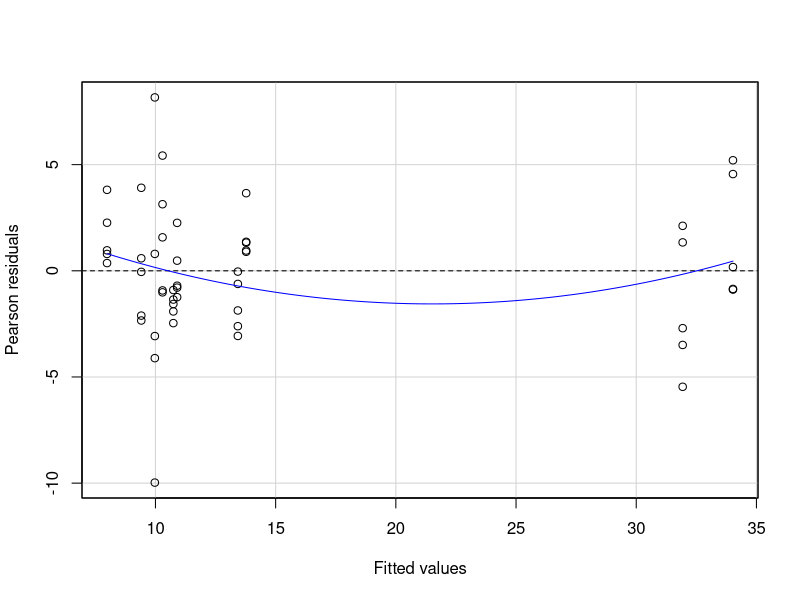

The R script that drew this image: (Note: this script raises an error after producing the figure.)
# Load necessary libraries
library(ggplot2)
library(dplyr)
library(car)
library(emmeans)
library(multcomp)

# Load the dataset
Plant_traits <- read.csv("Biomass_height_stem_data_exp1.csv")
colnames(Plant_traits)


# Ensure necessary columns are treated as factors
Plant_traits <- Plant_traits %>%
  mutate(
    Dose = factor(Dose..N.kg.ha., levels = c("0", "100", "200")),  # Convert Dose column to factor
    Fertilizer_Type = factor(Fertilizer.type, levels = c('None', 'MF', 'UF')),                     # Convert Fertilizer.type to Fertilizer_Type
    Plant.type = factor(Plant.type)                                # Ensure Plant.type is a factor
  )
Plant_traits %>% 
  group_by(Plant.type, Fertilizer_Type, Dose) %>% 
  summarise(n())

# Calculate mean and standard errors for shoot and root biomass
biomass_summary <- Plant_traits %>%
  group_by(Dose, Plant.type, Fertilizer_Type) %>%
  summarise(
    Mean_Shoot = mean(Fresh_biomass_AF_30days.gm., na.rm = TRUE),
    SE_Shoot = sd(Fresh_biomass_AF_30days.gm., na.rm = TRUE) / sqrt(n()),
     ) %>% ungroup()

### SHOOT BIOMASS ANALYSIS ###
# Model for shoot biomass
m1_shoot <- lm(Fresh_biomass_AF_30days.gm. ~ Dose * Fertilizer_Type * Plant.type 
               - Dose:Fertilizer_Type:Plant.type, data = Plant_traits)
summary(m1_shoot)

# Check residuals for shoot biomass
residualPlot(m1_shoot)
qqPlot(m1_shoot)

# Test significance of the model effects for shoot biomass
Anova(m1_shoot, type = "II")

# Perform multiple comparison test (Tukey HSD) for shoot biomass
pairwise_comparisons_shoot <- emmeans(m1_shoot, ~ Dose + Fertilizer_Type | Plant.type)
letters_shoot <- cld(pairwise_comparisons_shoot, Letters=letters) %>%
  mutate(.group = stringr::str_trim(.group)) %>% 
  as.data.frame()

# Merge the letters for shoot biomass with biomass_summary using Dose and Plant.type
biomass_summary_shoot <- biomass_summary %>%
  left_join(letters_shoot, by = c("Dose", "Fertilizer_Type", "Plant.type"))






# SHOOT BIOMASS PLOT
ggplot(biomass_summary_shoot, aes(x = Dose, y = Mean_Shoot, fill = Fertilizer_Type)) +
  geom_bar(stat = "identity", position = position_dodge2(width = 0.9, preserve='single'), 
           colour = "black") +
  geom_errorbar(aes(ymin = Mean_Shoot - SE_Shoot, ymax = Mean_Shoot + SE_Shoot), 
                width=0.2, position = position_dodge(width=0.9)) +
  labs(title = "Shoot Biomass 30 days after fertilization", x = "Dose (N kg/ha)", 
       y = "Shoot Biomass (g, +/- SE)", fill = 'Fertilizer') +
  facet_wrap(~ Plant.type) +
  scale_fill_manual(values = c("UF" = "black", "MF" = "white", "None" = "grey")) +
  theme_minimal() +
  theme(axis.text.x = element_text(angle = 45, hjust = 1)) +
  geom_text(aes(y = Mean_Shoot + SE_Shoot + 3, label = .group), 
            position = position_dodge2(0.9, preserve='single'))















# Load necessary libraries
library(dplyr)
library(ggplot2)
library(emmeans)
library(multcompView)

# Load the dataset (assuming you have already loaded the CSV file)
colnames(Plant_traits)

# Ensure necessary columns are treated as factors
Plant_traits <- Plant_traits %>%
  mutate(
    Dose = factor(Dose..N.kg.ha., levels = c("0", "100", "200")),  # Convert Dose column to factor
    Fertilizer_Type = factor(Fertilizer.type, levels = c('None', 'MF', 'UF')),  # Convert Fertilizer.type to Fertilizer_Type
    Plant.type = case_match(Plant.type, 'L' ~ 'Lucerne', 'P' ~ 'Phalaris'),  # Rename levels for labeling facets
    Plant.type = factor(Plant.type)  # Ensure Plant.type is a factor
  )

# Check the structure
Plant_traits %>% 
  group_by(Plant.type, Fertilizer_Type, Dose) %>% 
  summarise(n())

# Calculate mean and standard errors for shoot biomass
biomass_summary <- Plant_traits %>%
  group_by(Dose, Plant.type, Fertilizer_Type) %>%
  summarise(
    Mean_Shoot = mean(Fresh_biomass_AF_30days.gm., na.rm = TRUE),
    SE_Shoot = sd(Fresh_biomass_AF_30days.gm., na.rm = TRUE) / sqrt(n())
  ) %>% ungroup()

### SHOOT BIOMASS ANALYSIS ###
# Model for shoot biomass
m1_shoot <- lm(Fresh_biomass_AF_30days.gm. ~ Dose * Fertilizer_Type * Plant.type 
               - Dose:Fertilizer_Type:Plant.type, data = Plant_traits)
summary(m1_shoot)

# Check residuals for shoot biomass
residualPlot(m1_shoot)
qqPlot(m1_shoot)

# Test significance of the model effects for shoot biomass
Anova(m1_shoot, type = "II")

# Perform multiple comparison test (Tukey HSD) for shoot biomass
pairwise_comparisons_shoot <- emmeans(m1_shoot, ~ Dose + Fertilizer_Type | Plant.type)
letters_shoot <- cld(pairwise_comparisons_shoot, Letters = letters) %>%
  mutate(.group = stringr::str_trim(.group)) %>%
  as.data.frame()

# Merge the letters for shoot biomass with biomass_summary using Dose and Plant.type
biomass_summary_shoot <- biomass_summary %>%
  left_join(letters_shoot, by = c("Dose", "Fertilizer_Type", "Plant.type"))

# SHOOT BIOMASS PLOT with y-axis limit set to 50
ggplot(biomass_summary_shoot, aes(x = Dose, y = Mean_Shoot, fill = Fertilizer_Type)) +
  geom_bar(stat = "identity", position = position_dodge2(width = 0.9, preserve = 'single'), 
           colour = "black") +
  geom_errorbar(aes(ymin = Mean_Shoot - SE_Shoot, ymax = Mean_Shoot + SE_Shoot), 
                width = 0.2, position = position_dodge(width = 0.9)) +
  labs(title = "Shoot Biomass 30 days after fertilization", 
       x = "Dose (N kg/ha)", 
       y = "Shoot Biomass (g, +/- SE)", 
       fill = 'Fertilizer') +
  facet_wrap(~ Plant.type) +
  scale_fill_manual(values = c("UF" = "black", "MF" = "white", "None" = "grey")) +
  theme_minimal() +
  
  # Adjusting the theme for bold text and making it black
  theme(
    axis.title.x = element_text(face = "bold", color = "black", size = 14),
    axis.title.y = element_text(face = "bold", color = "black", size = 14),
    axis.text.x = element_text(face = "bold", color = "black", size = 12),
    axis.text.y = element_text(face = "bold", color = "black", size = 12),
    plot.title = element_text(face = "bold", color = "black", size = 16, hjust = 0.5),
    legend.title = element_text(face = "bold", color = "black", size = 12),
    legend.text = element_text(face = "bold", color = "black", size = 12),
    strip.text = element_text(face = "bold", color = "black", size = 14)
  ) +
  
  # Add y-axis limit to 50
  ylim(0, 50) +
  
  # Add compact letter display (CLD) text on top of bars
  geom_text(aes(y = Mean_Shoot + SE_Shoot + 3, label = .group), 
            position = position_dodge2(0.9, preserve = 'single'))























# Filter data to include only 'Lucerne'
lucerne_data <- biomass_summary_shoot %>%
  filter(Plant.type == "Lucerne")

# SHOOT BIOMASS PLOT for Lucerne only with y-axis limit set to 50
ggplot(lucerne_data, aes(x = Dose, y = Mean_Shoot, fill = Fertilizer_Type)) +
  geom_bar(stat = "identity", position = position_dodge2(width = 0.9, preserve = 'single'), 
           colour = "black") +
  geom_errorbar(aes(ymin = Mean_Shoot - SE_Shoot, ymax = Mean_Shoot + SE_Shoot), 
                width = 0.2, position = position_dodge(width = 0.9)) +
  labs(
    title = "Shoot Biomass 30 days after fertilization (Lucerne)", 
    x = "Dose (N kg/ha)", 
    y = "Shoot Biomass (g, +/- SE)", 
    fill = 'Fertilizer'
  ) +
  scale_fill_manual(values = c("UF" = "black", "MF" = "white", "None" = "grey")) +
  theme_minimal() +
  
  # Adjusting the theme for bold text and making it black
  theme(
    axis.title.x = element_text(face = "bold", color = "black", size = 14),
    axis.title.y = element_text(face = "bold", color = "black", size = 14),
    axis.text.x = element_text(face = "bold", color = "black", size = 12, angle = 45, hjust = 1),
    axis.text.y = element_text(face = "bold", color = "black", size = 12),
    plot.title = element_text(face = "bold", color = "black", size = 16, hjust = 0.5),
    legend.title = element_text(face = "bold", color = "black", size = 12),
    legend.text = element_text(face = "bold", color = "black", size = 12)
  ) +
  
  # Set y-axis limit to 50
  ylim(0, 50) +
  
  # Add compact letter display (CLD) text on top of bars
  geom_text(
    aes(y = Mean_Shoot + SE_Shoot + 3, label = .group), 
    position = position_dodge2(width = 0.9, preserve = 'single')
  )
